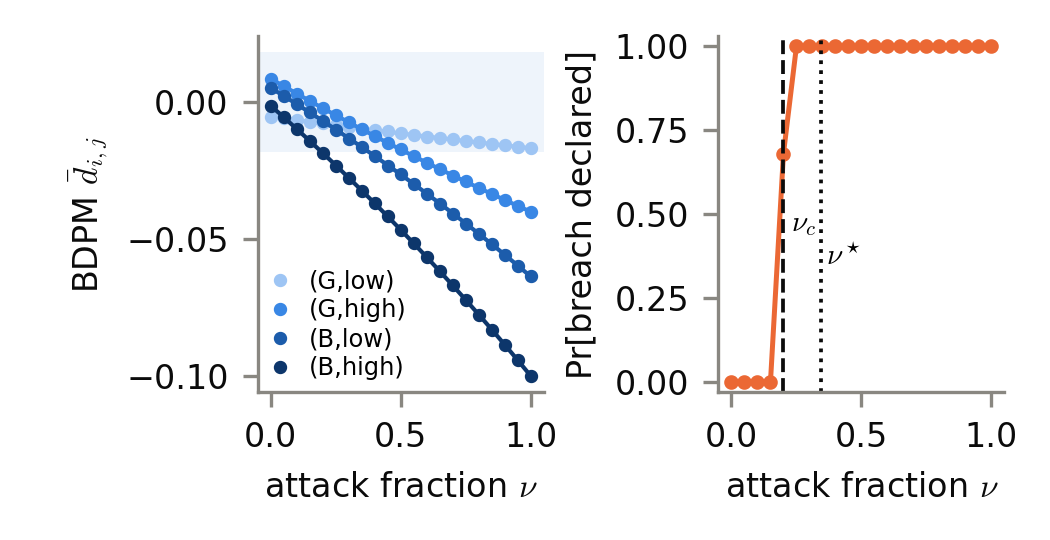

This chart was generated by the following Python code:
"""Intermittent attacks (supplement, Theorem 11): numerical check on the Section VII single instance.

Uses the fixed Q_hat and P_hat of theory_validation.single (reproduced from the same seeds). The adversary
attacks during a fraction nu of each cycle, with cycle k of length CYCLE0 * k, so the number of switches up
to time t grows like sqrt(t) = o(t) (Assumption 3). The true plant is simulated alongside the reported
process: during an attack the adversary drives it at low power and reports next states from P_hat; when the
attack stops, the reported state jumps to the true state (a switching visit); during an attack-free period
the agent's actions drive the true plant and the true state is reported.

  python3 dynamic_attacks.py run     # BDPM limits (per-pair fractions) and Pr[breach] vs nu -> dynamic_attacks.npz
  python3 dynamic_attacks.py analyze # re-check of the per-pair limits (Definition 6) with z-tests -> dynamic_attacks.npz
  python3 dynamic_attacks.py plot    # dynamic_attacks.png
"""
import sys
import time

import numpy as np
from numba import njit, prange

import theory_validation as tv

N, M, GAMMA = tv.N, tv.M, tv.GAMMA
CYCLE0 = 100
NUS = np.round(np.linspace(0, 1, 21), 3)
RUNS = 50
T_DET = 10**7


def single_instance():
    """Q_hat and P_hat of theory_validation.single (same pools and seeds)."""
    Qs, Vs, C = tv.bellman_targets(GAMMA)
    cal = dict(np.load("theory_validation_exp12_partial.npz"))
    B, A, Cd = tv.certificates(cal, tv.E3_DELTA)
    t_agt = int(np.ceil((1 + tv.E3_RHO) ** 2 * Cd * tv.SI_T_ADV))
    eps_c = B / np.sqrt(t_agt)
    eps_bar = (1 + tv.E3_RHO) * eps_c
    Qh = tv.run_agent(tv.SI_POOL, np.array([t_agt], dtype=np.int64), GAMMA, 9 * 10**7)[:, 0]
    err = np.abs(Qh - Qs).reshape(tv.SI_POOL, -1).max(1)
    ia = np.where(err <= eps_c)[0][0]
    cnt = tv.run_adversary(tv.SI_POOL, np.array([tv.SI_T_ADV], dtype=np.int64), 9 * 10**7 + 5000)[:, 0]
    phiv = tv.phi_V(tv.phi_from_counts(cnt, C))
    iv = np.where(phiv > 2 * (1 + GAMMA) * eps_bar)[0][0]
    saved = dict(np.load("theory_validation_single.npz"))
    assert np.isclose(err[ia], saved["err"]) and np.isclose(phiv[iv], saved["phiV"]), "instance mismatch"
    return np.ascontiguousarray(Qh[ia]), tv.p_hat_from_counts(cnt[iv]), eps_bar


@njit(parallel=True, cache=True)
def intermittent_runs(Qh, pg_hat, pg, Rw, sigma_w, gamma, nu, cycle0, t_det, m, n_runs, seed0):
    """Algorithm 1 with uniform actions under an intermittent attack. pg_hat, pg: (N, M) Pr(next = Good).
    Returns per-run BDPM (N, M), visit counts, number of switching visits, and max retained |BDPM|."""
    bd = np.zeros((n_runs, N, M))
    vis = np.zeros((n_runs, N, M))
    nsw = np.zeros(n_runs)
    stat = np.zeros(n_runs)
    for r in prange(n_runs):
        np.random.seed(seed0 + r)
        V0 = max(Qh[0, 0], Qh[0, 1])
        V1 = max(Qh[1, 0], Qh[1, 1])
        D = np.zeros((N, M)); T = np.zeros((N, M))
        s = np.random.randint(N)          # reported state
        z = s                             # true plant state
        k = 1; pos = 0; sw = 0
        attacking = False
        for t in range(t_det):
            L = cycle0 * k
            on = pos < int(round(nu * L))
            a = np.random.randint(M)
            if on:
                xn = 0 if np.random.random() < pg_hat[s, a] else 1           # spoofed report
                z = 0 if np.random.random() < pg[z, 0] else 1                # plant at low power
            else:
                z = 0 if np.random.random() < pg[z, a] else 1                # plant under agent's action
                if attacking:
                    sw += 1                                                  # switching visit: jump to truth
                xn = z
            attacking = on
            v = V0 if xn == 0 else V1
            D[s, a] += Qh[s, a] - (Rw[s, a, xn] + sigma_w * np.random.standard_normal()) - gamma * v
            T[s, a] += 1.0
            s = xn
            if not on:
                z = s
            pos += 1
            if pos == L:
                pos = 0; k += 1
        best = 0.0
        for i in range(N):
            for j in range(M):
                if T[i, j] > 0:
                    bd[r, i, j] = D[i, j] / T[i, j]
                if T[i, j] > m * t_det:
                    best = max(best, abs(D[i, j]) / T[i, j])
        vis[r] = T; nsw[r] = sw; stat[r] = best
    return bd, vis, nsw, stat


def predicted_limit(Qh, ph, nu):
    """Theorem 11: Q_hat - Q* + gamma q_bar (v - v_hat)^T + nu Phi, q_bar = (1 - nu) p + nu p_hat."""
    Qs, Vs, C = tv.bellman_targets(GAMMA)
    vh = Qh.max(1)
    qbar = (1 - nu) * tv.P + nu * ph
    phi = ((tv.P - ph) * C).sum(-1)
    return Qh - Qs + GAMMA * (qbar * (Vs - vh)[None, None, :]).sum(-1) + nu * phi, phi


def stationary(P2):
    """Stationary distribution of the reported chain under uniform actions; P2: (N, M, N)."""
    K = P2.mean(1)
    w, v = np.linalg.eig(K.T)
    pi = np.real(v[:, np.argmin(np.abs(w - 1))])
    return pi / pi.sum()


def pair_fractions(ph, nu):
    """Per-pair attack fraction nu_{i,j} (Definition 6) for time fraction nu under uniform actions: the
    attacked share of visits to state i is nu pi_hat_i / (nu pi_hat_i + (1 - nu) pi_i)."""
    pi, pih = stationary(tv.P), stationary(ph)
    f = nu * pih / np.maximum(nu * pih + (1 - nu) * pi, 1e-300)
    return np.repeat(f[:, None], M, axis=1)


def realized_fraction(nu, t_det=T_DET, cycle0=CYCLE0):
    """Attacked share of the first t_det slots under the deterministic schedule (-> nu as t_det -> inf)."""
    t = 0; on = 0; k = 1
    while t < t_det:
        L = cycle0 * k
        n_on = int(round(nu * L))
        take = min(L, t_det - t)
        on += min(n_on, take)
        t += take; k += 1
    return on / t_det


def crossings(Qh, ph, eps_bar):
    """nu_c (predicted breach crossing) and nu* (smallest nu satisfying condition (39)), both computed with
    the per-pair attack fractions nu_{i,j} of Definition 6."""
    thr = (1 + GAMMA) * eps_bar
    _, phi = predicted_limit(Qh, ph, 1.0)
    grid = np.linspace(0, 1, 10001)
    mx = np.array([np.abs(predicted_limit(Qh, ph, pair_fractions(ph, g))[0]).max() for g in grid])
    mn = np.array([(pair_fractions(ph, g) * np.abs(phi)).max() for g in grid])   # max over V = all pairs
    nu_c = grid[np.argmax(mx > thr)]
    nu_star = grid[np.argmax(mn > (1 + GAMMA) * (eps_bar / (1 + tv.E3_RHO) + eps_bar))]
    return nu_c, nu_star, phi


def analyze():
    """Recompute Theorem 11 limits with the per-pair fractions nu_{i,j} from saved runs."""
    d = dict(np.load("dynamic_attacks.npz"))
    Qh, ph, eps_bar = single_instance()
    thr = (1 + GAMMA) * eps_bar
    nu_c, nu_star, _ = crossings(Qh, ph, eps_bar)
    print(f"pi = {stationary(tv.P).round(4).tolist()}, pi_hat = {stationary(ph).round(4).tolist()}")
    print(f"nu_c = {nu_c:.3f}, nu* = {nu_star:.3f}")
    MU, Z = [], []
    for q, nu in enumerate(d["nus"]):
        mu, _ = predicted_limit(Qh, ph, pair_fractions(ph, realized_fraction(nu)))
        MU.append(mu)
        bd = d["bd"][q]
        dev = np.abs(bd.mean(0) - mu).max()
        zz = (bd.mean(0) - mu) / (bd.std(0, ddof=1) / np.sqrt(bd.shape[0]))
        Z.append(zz.ravel()); z = np.abs(zz).max()
        print(f"  nu={nu:.2f} (realized {realized_fraction(nu):.4f}): max|mean BDPM - limit| = {dev:.2e}  (max |z| = {z:.1f})")
    from scipy import stats
    Z = np.concatenate(Z)
    print(f"{Z.size} z-scores: mean z^2 = {np.mean(Z**2):.3f}, chi2 p = {stats.chi2.sf(np.sum(Z**2), Z.size):.2f}, "
          f"KS p = {stats.kstest(Z, 'norm').pvalue:.2f}, max|z| = {np.abs(Z).max():.2f} "
          f"(Bonferroni p = {min(1, Z.size * 2 * stats.norm.sf(np.abs(Z).max())):.3f})")
    Zt = np.concatenate([((d["bd"][q].mean(0) - predicted_limit(Qh, ph, realized_fraction(nu))[0])
                          / (d["bd"][q].std(0, ddof=1) / np.sqrt(d["bd"].shape[1]))).ravel()
                         for q, nu in enumerate(d["nus"])])
    print(f"with the time fraction nu for every pair instead: mean z^2 = {np.mean(Zt**2):.3f}, max|z| = {np.abs(Zt).max():.2f}")
    d.update(mu=np.array(MU), nu_c=nu_c, nu_star=nu_star)
    np.savez("dynamic_attacks.npz", **d)


def run():
    Qh, ph, eps_bar = single_instance()
    thr = (1 + GAMMA) * eps_bar
    m = tv.M_FRAC / (N * M)
    nu_c, nu_star, phi = crossings(Qh, ph, eps_bar)
    print(f"threshold {thr:.3e}; Phi = {phi.round(5).tolist()}; per-pair attack fractions (Definition 6): "
          f"nu* (sufficient) = {nu_star:.3f}; nu_c (predicted crossing) = {nu_c:.3f}")
    res = dict(nus=NUS, thr=thr, nu_star=nu_star, nu_c=nu_c, phi=phi)
    BD, PR, MU, SW = [], [], [], []
    for q, nu in enumerate(NUS):
        t0 = time.time()
        bd, vis, nsw, stat = intermittent_runs(Qh, np.ascontiguousarray(ph[..., 0]), tv.P_GOOD, tv.R, tv.SIGMA_W,
                                                GAMMA, nu, CYCLE0, T_DET, m, RUNS, 10**9 + 1000 * q)
        mu, _ = predicted_limit(Qh, ph, pair_fractions(ph, realized_fraction(nu)))
        BD.append(bd); MU.append(mu); PR.append((stat > thr).mean()); SW.append(nsw.mean() / T_DET)
        dev = np.abs(bd.mean(0) - mu).max()
        se = (bd.std(0) / np.sqrt(RUNS)).max()
        print(f"  nu={nu:.2f}: Pr[breach]={PR[-1]:.2f}  max|mean BDPM - limit|={dev:.2e} (max s.e. {se:.1e})  "
              f"switching visits/t={SW[-1]:.1e} ({time.time()-t0:.0f}s)", flush=True)
    res.update(bd=np.array(BD), mu=np.array(MU), pr=np.array(PR), sw=np.array(SW))
    np.savez("dynamic_attacks.npz", **res)


def plot():
    import matplotlib
    matplotlib.use("Agg")
    import matplotlib.pyplot as plt
    BLUE, ORANGE, INK, MUTED = "#2a78d6", "#eb6834", "#0b0b0b", "#898781"
    PAIRS = ["#9ec5f4", "#3987e5", "#1c5cab", "#0d366b"]
    plt.rcParams.update({"font.size": 8, "axes.edgecolor": MUTED, "axes.labelcolor": INK,
                         "xtick.color": MUTED, "ytick.color": MUTED, "xtick.labelcolor": INK,
                         "ytick.labelcolor": INK, "axes.spines.top": False, "axes.spines.right": False,
                         "legend.frameon": False, "mathtext.fontset": "cm"})
    d = dict(np.load("dynamic_attacks.npz"))
    nus, thr = d["nus"], float(d["thr"])
    fig, axs = plt.subplots(1, 2, figsize=(3.5, 1.8))
    ax = axs[0]
    ax.axhspan(-thr, thr, color=BLUE, alpha=0.08, lw=0)
    names = ["(G,low)", "(G,high)", "(B,low)", "(B,high)"]
    for p in range(N * M):
        i, j = divmod(p, M)
        ax.plot(nus, d["mu"][:, i, j], color=PAIRS[p], lw=1.0)
        ax.plot(nus, d["bd"][:, :, i, j].mean(1), "o", ms=2.2, color=PAIRS[p], label=names[p])
    ax.set_xlabel(r"attack fraction $\nu$"); ax.set_ylabel(r"BDPM $\bar d_{i,j}$")
    ax.legend(fontsize=5.8, loc="lower left", handlelength=0.8, borderaxespad=0.1, labelspacing=0.2)
    ax = axs[1]
    ax.plot(nus, d["pr"], "o-", color=ORANGE, ms=2.5, lw=1.2)
    ax.axvline(float(d["nu_c"]), color=INK, ls="--", lw=0.9)
    ax.axvline(float(d["nu_star"]), color=INK, ls=":", lw=0.9)
    ax.text(float(d["nu_c"]) + 0.03, 0.45, r"$\nu_c$", ha="left", fontsize=7)
    ax.text(float(d["nu_star"]) + 0.02, 0.35, r"$\nu^\star$", ha="left", fontsize=7)
    ax.set_xlabel(r"attack fraction $\nu$"); ax.set_ylabel("Pr[breach declared]")
    ax.set_ylim(-0.03, 1.03)
    for a in axs:
        a.set_xticks([0, 0.5, 1])
    fig.tight_layout(); fig.savefig("dynamic_attacks.png", dpi=300); plt.close(fig)
    print("saved dynamic_attacks.png")


if __name__ == "__main__":
    {"run": run, "analyze": analyze, "plot": plot}[sys.argv[1]]()
